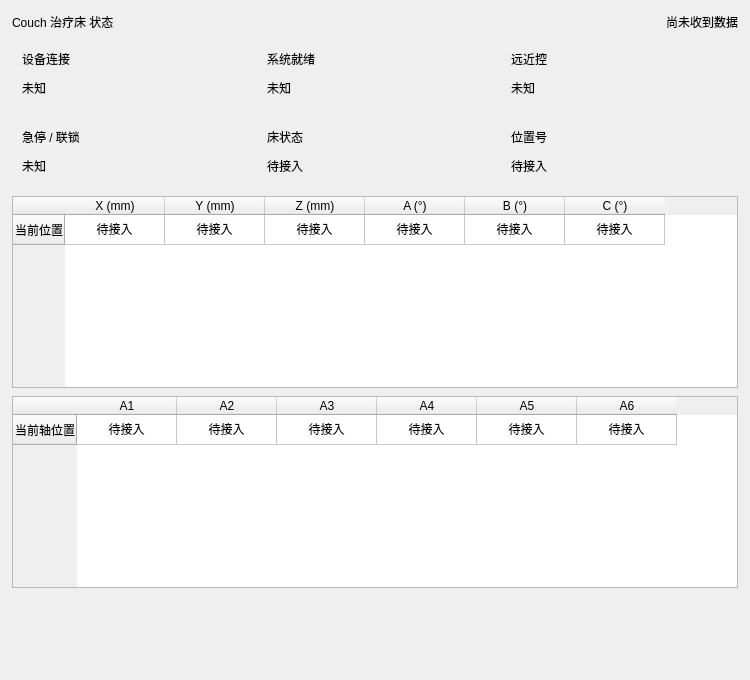
              <widget class="QWidget" name="couchStatusContent">
               <property name="geometry">
                <rect>
                 <x>0</x>
                 <y>0</y>
                 <width>750</width>
                 <height>680</height>
                </rect>
               </property>
               <layout class="QVBoxLayout" name="couchStatusContentLayout">
                <property name="leftMargin">
                 <number>0</number>
                </property>
                <property name="topMargin">
                 <number>0</number>
                </property>
                <property name="rightMargin">
                 <number>0</number>
                </property>
                <property name="bottomMargin">
                 <number>0</number>
                </property>
                <property name="spacing">
                 <number>8</number>
                </property>
                <item>
                 <widget class="QWidget" name="couchStatusSurface">
                  <property name="engRole" stdset="0">
                   <string notr="true">surface</string>
                  </property>
                  <layout class="QVBoxLayout" name="couchStatusSurfaceLayout">
                   <property name="leftMargin">
                    <number>12</number>
                   </property>
                   <property name="topMargin">
                    <number>12</number>
                   </property>
                   <property name="rightMargin">
                    <number>12</number>
                   </property>
                   <property name="bottomMargin">
                    <number>12</number>
                   </property>
                   <property name="spacing">
                    <number>8</number>
                   </property>
                   <item>
                    <layout class="QHBoxLayout" name="couchStatusHeading" stretch="1,0,0">
                     <property name="leftMargin">
                      <number>0</number>
                     </property>
                     <property name="topMargin">
                      <number>0</number>
                     </property>
                     <property name="rightMargin">
                      <number>0</number>
                     </property>
                     <property name="bottomMargin">
                      <number>0</number>
                     </property>
                     <property name="spacing">
                      <number>8</number>
                     </property>
                     <item>
                      <widget class="QLabel" name="couchStatusTitle">
                       <property name="text">
                        <string>Couch 治疗床 状态</string>
                       </property>
                       <property name="textFormat">
                        <enum>Qt::PlainText</enum>
                       </property>
                       <property name="wordWrap">
                        <bool>true</bool>
                       </property>
                       <property name="engRole" stdset="0">
                        <string notr="true">operationTitle</string>
                       </property>
                      </widget>
                     </item>
                     <item>
                      <spacer name="couchStatusHeadingSpacer">
                       <property name="orientation">
                        <enum>Qt::Horizontal</enum>
                       </property>
                       <property name="sizeHint">
                        <size>
                         <width>40</width>
                         <height>20</height>
                        </size>
                       </property>
                      </spacer>
                     </item>
                     <item>
                      <widget class="QLabel" name="couchAge">
                       <property name="text">
                        <string>尚未收到数据</string>
                       </property>
                       <property name="textFormat">
                        <enum>Qt::PlainText</enum>
                       </property>
                       <property name="wordWrap">
                        <bool>true</bool>
                       </property>
                       <property name="engRole" stdset="0">
                        <string notr="true">muted</string>
                       </property>
                      </widget>
                     </item>
                    </layout>
                   </item>
                   <item>
                    <layout class="QGridLayout" name="couchMetricsGrid" columnstretch="1,1,1">
                     <property name="leftMargin">
                      <number>0</number>
                     </property>
                     <property name="topMargin">
                      <number>0</number>
                     </property>
                     <property name="rightMargin">
                      <number>0</number>
                     </property>
                     <property name="bottomMargin">
                      <number>0</number>
                     </property>
                     <property name="spacing">
                      <number>8</number>
                     </property>
                     <item row="0" column="0">
                      <widget class="QWidget" name="couch_connected_Cell">
                       <property name="engRole" stdset="0">
                        <string notr="true">metric</string>
                       </property>
                       <layout class="QVBoxLayout" name="couch_connected_CellLayout">
                        <property name="leftMargin">
                         <number>10</number>
                        </property>
                        <property name="topMargin">
                         <number>10</number>
                        </property>
                        <property name="rightMargin">
                         <number>10</number>
                        </property>
                        <property name="bottomMargin">
                         <number>10</number>
                        </property>
                        <property name="spacing">
                         <number>8</number>
                        </property>
                        <item>
                         <widget class="QLabel" name="couch_connected_Title">
                          <property name="text">
                           <string>设备连接</string>
                          </property>
                          <property name="textFormat">
                           <enum>Qt::PlainText</enum>
                          </property>
                          <property name="wordWrap">
                           <bool>true</bool>
                          </property>
                          <property name="engRole" stdset="0">
                           <string notr="true">muted</string>
                          </property>
                         </widget>
                        </item>
                        <item>
                         <widget class="QLabel" name="couch_connected_Value">
                          <property name="text">
                           <string>未知</string>
                          </property>
                          <property name="textFormat">
                           <enum>Qt::PlainText</enum>
                          </property>
                          <property name="wordWrap">
                           <bool>true</bool>
                          </property>
                          <property name="engRole" stdset="0">
                           <string notr="true">metricValue</string>
                          </property>
                          <property name="minimumSize">
                           <size>
                            <width>0</width>
                            <height>24</height>
                           </size>
                          </property>
                          <property name="engTone" stdset="0">
                           <string notr="true">unknown</string>
                          </property>
                         </widget>
                        </item>
                       </layout>
                      </widget>
                     </item>
                     <item row="0" column="1">
                      <widget class="QWidget" name="couch_ready_Cell">
                       <property name="engRole" stdset="0">
                        <string notr="true">metric</string>
                       </property>
                       <layout class="QVBoxLayout" name="couch_ready_CellLayout">
                        <property name="leftMargin">
                         <number>10</number>
                        </property>
                        <property name="topMargin">
                         <number>10</number>
                        </property>
                        <property name="rightMargin">
                         <number>10</number>
                        </property>
                        <property name="bottomMargin">
                         <number>10</number>
                        </property>
                        <property name="spacing">
                         <number>8</number>
                        </property>
                        <item>
                         <widget class="QLabel" name="couch_ready_Title">
                          <property name="text">
                           <string>系统就绪</string>
                          </property>
                          <property name="textFormat">
                           <enum>Qt::PlainText</enum>
                          </property>
                          <property name="wordWrap">
                           <bool>true</bool>
                          </property>
                          <property name="engRole" stdset="0">
                           <string notr="true">muted</string>
                          </property>
                         </widget>
                        </item>
                        <item>
                         <widget class="QLabel" name="couch_ready_Value">
                          <property name="text">
                           <string>未知</string>
                          </property>
                          <property name="textFormat">
                           <enum>Qt::PlainText</enum>
                          </property>
                          <property name="wordWrap">
                           <bool>true</bool>
                          </property>
                          <property name="engRole" stdset="0">
                           <string notr="true">metricValue</string>
                          </property>
                          <property name="minimumSize">
                           <size>
                            <width>0</width>
                            <height>24</height>
                           </size>
                          </property>
                          <property name="engTone" stdset="0">
                           <string notr="true">unknown</string>
                          </property>
                         </widget>
                        </item>
                       </layout>
                      </widget>
                     </item>
                     <item row="0" column="2">
                      <widget class="QWidget" name="couch_remote_Cell">
                       <property name="engRole" stdset="0">
                        <string notr="true">metric</string>
                       </property>
                       <layout class="QVBoxLayout" name="couch_remote_CellLayout">
                        <property name="leftMargin">
                         <number>10</number>
                        </property>
                        <property name="topMargin">
                         <number>10</number>
                        </property>
                        <property name="rightMargin">
                         <number>10</number>
                        </property>
                        <property name="bottomMargin">
                         <number>10</number>
                        </property>
                        <property name="spacing">
                         <number>8</number>
                        </property>
                        <item>
                         <widget class="QLabel" name="couch_remote_Title">
                          <property name="text">
                           <string>远近控</string>
                          </property>
                          <property name="textFormat">
                           <enum>Qt::PlainText</enum>
                          </property>
                          <property name="wordWrap">
                           <bool>true</bool>
                          </property>
                          <property name="engRole" stdset="0">
                           <string notr="true">muted</string>
                          </property>
                         </widget>
                        </item>
                        <item>
                         <widget class="QLabel" name="couch_remote_Value">
                          <property name="text">
                           <string>未知</string>
                          </property>
                          <property name="textFormat">
                           <enum>Qt::PlainText</enum>
                          </property>
                          <property name="wordWrap">
                           <bool>true</bool>
                          </property>
                          <property name="engRole" stdset="0">
                           <string notr="true">metricValue</string>
                          </property>
                          <property name="minimumSize">
                           <size>
                            <width>0</width>
                            <height>24</height>
                           </size>
                          </property>
                          <property name="engTone" stdset="0">
                           <string notr="true">unknown</string>
                          </property>
                         </widget>
                        </item>
                       </layout>
                      </widget>
                     </item>
                     <item row="1" column="0">
                      <widget class="QWidget" name="couch_estop_Cell">
                       <property name="engRole" stdset="0">
                        <string notr="true">metric</string>
                       </property>
                       <layout class="QVBoxLayout" name="couch_estop_CellLayout">
                        <property name="leftMargin">
                         <number>10</number>
                        </property>
                        <property name="topMargin">
                         <number>10</number>
                        </property>
                        <property name="rightMargin">
                         <number>10</number>
                        </property>
                        <property name="bottomMargin">
                         <number>10</number>
                        </property>
                        <property name="spacing">
                         <number>8</number>
                        </property>
                        <item>
                         <widget class="QLabel" name="couch_estop_Title">
                          <property name="text">
                           <string>急停 / 联锁</string>
                          </property>
                          <property name="textFormat">
                           <enum>Qt::PlainText</enum>
                          </property>
                          <property name="wordWrap">
                           <bool>true</bool>
                          </property>
                          <property name="engRole" stdset="0">
                           <string notr="true">muted</string>
                          </property>
                         </widget>
                        </item>
                        <item>
                         <widget class="QLabel" name="couch_estop_Value">
                          <property name="text">
                           <string>未知</string>
                          </property>
                          <property name="textFormat">
                           <enum>Qt::PlainText</enum>
                          </property>
                          <property name="wordWrap">
                           <bool>true</bool>
                          </property>
                          <property name="engRole" stdset="0">
                           <string notr="true">metricValue</string>
                          </property>
                          <property name="minimumSize">
                           <size>
                            <width>0</width>
                            <height>24</height>
                           </size>
                          </property>
                          <property name="engTone" stdset="0">
                           <string notr="true">unknown</string>
                          </property>
                         </widget>
                        </item>
                       </layout>
                      </widget>
                     </item>
                     <item row="1" column="1">
                      <widget class="QWidget" name="couch_bedState_Cell">
                       <property name="engRole" stdset="0">
                        <string notr="true">metric</string>
                       </property>
                       <layout class="QVBoxLayout" name="couch_bedState_CellLayout">
                        <property name="leftMargin">
                         <number>10</number>
                        </property>
                        <property name="topMargin">
                         <number>10</number>
                        </property>
                        <property name="rightMargin">
                         <number>10</number>
                        </property>
                        <property name="bottomMargin">
                         <number>10</number>
                        </property>
                        <property name="spacing">
                         <number>8</number>
                        </property>
                        <item>
                         <widget class="QLabel" name="couch_bedState_Title">
                          <property name="text">
                           <string>床状态</string>
                          </property>
                          <property name="textFormat">
                           <enum>Qt::PlainText</enum>
                          </property>
                          <property name="wordWrap">
                           <bool>true</bool>
                          </property>
                          <property name="engRole" stdset="0">
                           <string notr="true">muted</string>
                          </property>
                         </widget>
                        </item>
                        <item>
                         <widget class="QLabel" name="couch_bedState_Value">
                          <property name="text">
                           <string>待接入</string>
                          </property>
                          <property name="textFormat">
                           <enum>Qt::PlainText</enum>
                          </property>
                          <property name="wordWrap">
                           <bool>true</bool>
                          </property>
                          <property name="engRole" stdset="0">
                           <string notr="true">metricValue</string>
                          </property>
                          <property name="minimumSize">
                           <size>
                            <width>0</width>
                            <height>24</height>
                           </size>
                          </property>
                          <property name="engTone" stdset="0">
                           <string notr="true">unknown</string>
                          </property>
                         </widget>
                        </item>
                       </layout>
                      </widget>
                     </item>
                     <item row="1" column="2">
                      <widget class="QWidget" name="couch_positionNumber_Cell">
                       <property name="engRole" stdset="0">
                        <string notr="true">metric</string>
                       </property>
                       <layout class="QVBoxLayout" name="couch_positionNumber_CellLayout">
                        <property name="leftMargin">
                         <number>10</number>
                        </property>
                        <property name="topMargin">
                         <number>10</number>
                        </property>
                        <property name="rightMargin">
                         <number>10</number>
                        </property>
                        <property name="bottomMargin">
                         <number>10</number>
                        </property>
                        <property name="spacing">
                         <number>8</number>
                        </property>
                        <item>
                         <widget class="QLabel" name="couch_positionNumber_Title">
                          <property name="text">
                           <string>位置号</string>
                          </property>
                          <property name="textFormat">
                           <enum>Qt::PlainText</enum>
                          </property>
                          <property name="wordWrap">
                           <bool>true</bool>
                          </property>
                          <property name="engRole" stdset="0">
                           <string notr="true">muted</string>
                          </property>
                         </widget>
                        </item>
                        <item>
                         <widget class="QLabel" name="couch_positionNumber_Value">
                          <property name="text">
                           <string>待接入</string>
                          </property>
                          <property name="textFormat">
                           <enum>Qt::PlainText</enum>
                          </property>
                          <property name="wordWrap">
                           <bool>true</bool>
                          </property>
                          <property name="engRole" stdset="0">
                           <string notr="true">metricValue</string>
                          </property>
                          <property name="minimumSize">
                           <size>
                            <width>0</width>
                            <height>24</height>
                           </size>
                          </property>
                          <property name="engTone" stdset="0">
                           <string notr="true">unknown</string>
                          </property>
                         </widget>
                        </item>
                       </layout>
                      </widget>
                     </item>
                    </layout>
                   </item>
                   <item>
                    <widget class="QTableWidget" name="couchPositionTable">
                     <property name="minimumSize">
                      <size>
                       <width>0</width>
                       <height>112</height>
                      </size>
                     </property>
                     <property name="editTriggers">
                      <enum>QAbstractItemView::NoEditTriggers</enum>
                     </property>
                     <property name="selectionMode">
                      <enum>QAbstractItemView::NoSelection</enum>
                     </property>
                     <property name="wordWrap">
                      <bool>true</bool>
                     </property>
                     <row>
                      <property name="text">
                       <string>当前位置</string>
                      </property>
                     </row>
                     <column>
                      <property name="text">
                       <string>X (mm)</string>
                      </property>
                     </column>
                     <column>
                      <property name="text">
                       <string>Y (mm)</string>
                      </property>
                     </column>
                     <column>
                      <property name="text">
                       <string>Z (mm)</string>
                      </property>
                     </column>
                     <column>
                      <property name="text">
                       <string>A (°)</string>
                      </property>
                     </column>
                     <column>
                      <property name="text">
                       <string>B (°)</string>
                      </property>
                     </column>
                     <column>
                      <property name="text">
                       <string>C (°)</string>
                      </property>
                     </column>
                     <item row="0" column="0">
                      <property name="text">
                       <string>待接入</string>
                      </property>
                      <property name="textAlignment">
                       <set>AlignCenter</set>
                      </property>
                     </item>
                     <item row="0" column="1">
                      <property name="text">
                       <string>待接入</string>
                      </property>
                      <property name="textAlignment">
                       <set>AlignCenter</set>
                      </property>
                     </item>
                     <item row="0" column="2">
                      <property name="text">
                       <string>待接入</string>
                      </property>
                      <property name="textAlignment">
                       <set>AlignCenter</set>
                      </property>
                     </item>
                     <item row="0" column="3">
                      <property name="text">
                       <string>待接入</string>
                      </property>
                      <property name="textAlignment">
                       <set>AlignCenter</set>
                      </property>
                     </item>
                     <item row="0" column="4">
                      <property name="text">
                       <string>待接入</string>
                      </property>
                      <property name="textAlignment">
                       <set>AlignCenter</set>
                      </property>
                     </item>
                     <item row="0" column="5">
                      <property name="text">
                       <string>待接入</string>
                      </property>
                      <property name="textAlignment">
                       <set>AlignCenter</set>
                      </property>
                     </item>
                    </widget>
                   </item>
                   <item>
                    <widget class="QTableWidget" name="couchAxesTable">
                     <property name="minimumSize">
                      <size>
                       <width>0</width>
                       <height>112</height>
                      </size>
                     </property>
                     <property name="editTriggers">
                      <enum>QAbstractItemView::NoEditTriggers</enum>
                     </property>
                     <property name="selectionMode">
                      <enum>QAbstractItemView::NoSelection</enum>
                     </property>
                     <property name="wordWrap">
                      <bool>true</bool>
                     </property>
                     <row>
                      <property name="text">
                       <string>当前轴位置</string>
                      </property>
                     </row>
                     <column>
                      <property name="text">
                       <string>A1</string>
                      </property>
                     </column>
                     <column>
                      <property name="text">
                       <string>A2</string>
                      </property>
                     </column>
                     <column>
                      <property name="text">
                       <string>A3</string>
                      </property>
                     </column>
                     <column>
                      <property name="text">
                       <string>A4</string>
                      </property>
                     </column>
                     <column>
                      <property name="text">
                       <string>A5</string>
                      </property>
                     </column>
                     <column>
                      <property name="text">
                       <string>A6</string>
                      </property>
                     </column>
                     <item row="0" column="0">
                      <property name="text">
                       <string>待接入</string>
                      </property>
                      <property name="textAlignment">
                       <set>AlignCenter</set>
                      </property>
                     </item>
                     <item row="0" column="1">
                      <property name="text">
                       <string>待接入</string>
                      </property>
                      <property name="textAlignment">
                       <set>AlignCenter</set>
                      </property>
                     </item>
                     <item row="0" column="2">
                      <property name="text">
                       <string>待接入</string>
                      </property>
                      <property name="textAlignment">
                       <set>AlignCenter</set>
                      </property>
                     </item>
                     <item row="0" column="3">
                      <property name="text">
                       <string>待接入</string>
                      </property>
                      <property name="textAlignment">
                       <set>AlignCenter</set>
                      </property>
                     </item>
                     <item row="0" column="4">
                      <property name="text">
                       <string>待接入</string>
                      </property>
                      <property name="textAlignment">
                       <set>AlignCenter</set>
                      </property>
                     </item>
                     <item row="0" column="5">
                      <property name="text">
                       <string>待接入</string>
                      </property>
                      <property name="textAlignment">
                       <set>AlignCenter</set>
                      </property>
                     </item>
                    </widget>
                   </item>
                  </layout>
                 </widget>
                </item>
                <item>
                 <spacer name="couchStatusSpacer">
                  <property name="orientation">
                   <enum>Qt::Vertical</enum>
                  </property>
                  <property name="sizeHint">
                   <size>
                    <width>20</width>
                    <height>40</height>
                   </size>
                  </property>
                 </spacer>
                </item>
               </layout>
              </widget>
